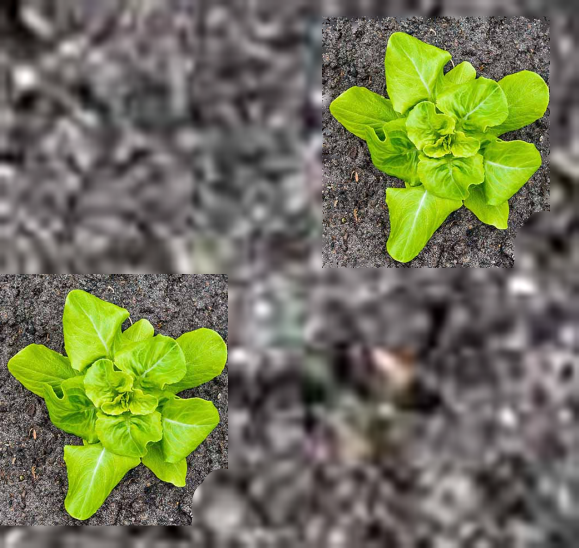
#> input picture img/lettuce_test.png, 1158 x 1096 px (shown at 1/2 size)
$ python main.py
#> lines starting #> are read from the running program, lines starting #| are printed output that depends on the picture; after the words box and inside, x2 and y2 are one past the last pixel; in counts of white or black regions, pixels touching at a corner belong together
### modules/cv_helpers.py
# Helper functions for weed identification subteam

import cv2
import numpy as np
from io import BytesIO, BufferedReader
import copy
from sklearn.cluster import DBSCAN
import matplotlib.pyplot as plt
from math import sqrt


def get_green(orig_img: np.ndarray) -> np.ndarray:
    """
    Given numpy array representation of image, return an image with the green parts isolated.

    Args:
        orig_img: original image in numpy array form (width x height x 3)

    Returns:
        green_areas: numpy array representing the green-isolated image
    """

    # low/high HSV limits
    LOWER_GREEN = np.array([30, 40, 30])
    UPPER_GREEN = np.array([100, 255, 255])

    # Convert the image from BGR to HSV color space
    rgb_image = cv2.cvtColor(orig_img, cv2.COLOR_BGR2HSV)

    # Create a mask to isolate the green areas
    mask = cv2.inRange(rgb_image, LOWER_GREEN, UPPER_GREEN)

    # Apply the mask to the original image
    green_areas = cv2.bitwise_and(orig_img, orig_img, mask=mask)

    return green_areas


def green_to_bnw(green_areas_denoised: np.ndarray) -> np.ndarray:
    # TODO
    # Add docstrings
    glayer = green_areas_denoised[:, :, 1]
    bnw = copy.deepcopy(glayer)
    for i in range(bnw.shape[0]):
        for j in range(bnw.shape[1]):
            if bnw[i, j] > 0:
                bnw[i, j] = 255
    return np.stack((bnw, bnw, bnw), axis=2)

def refactor_to_lower_res(bnw_array: np.ndarray):
    total_pixels = 20000

    frac_x = bnw_array.shape[0]/bnw_array.shape[1]
    new_x = round(sqrt(total_pixels/frac_x))
    new_y = round(new_x * frac_x)
    old_new_img_ratio = bnw_array.shape[0]/new_y
    resized_img = cv2.resize(bnw_array, (new_x, new_y))
    return resized_img, old_new_img_ratio

def binary_to_cartesian(bnw_array: np.ndarray) -> list:
    """
    Given numpy array of 0s and 255s that represent a black and white image (width x height),
    return two lists that have the x and y coordinates of white areas.

    Args:
        colormap: black and white image that only have values [0, 255]

    Returns:
        xys: 2d array that contains [x,y] points of all white areas
    """

    xys = []
    for y, row in enumerate(bnw_array):
        for x, value in enumerate(row):
            if value == 255:
                xys.append([x, abs(y - bnw_array.shape[0])])

    return np.array(xys)


def DBSCAN_clustering(white_points) -> list:
    """
    Given an array with two columns which stores x and y values representing
    white points in the denoised image, return an array where each row
    classifies which cluster a point is in (same amount of rows as the white
    points array)

    PARAMETERS
    ----------
        white_points: list
            arr with each row containing two values representing x and y values

    RETURNS
    -------
        A n by 1 arr
    """
    dbscan_model = DBSCAN(eps=10, min_samples=10, n_jobs=-1)
    dbscan_model.fit(white_points)
    dbscan_result = dbscan_model.fit_predict(white_points)
    return dbscan_result


def find_bounding_boxes(white_points, dbscan_result):
    """
    Find the bounding box for each cluster.

    Parameters:
        white_points (numpy.ndarray): Array of points in the image.
        dbscan_result (numpy.ndarray): Result of DBSCAN clustering algorithm.

    Returns:
        list: List of bounding boxes for each cluster.
    """
    bounding_boxes = []
    for cluster_label in np.unique(dbscan_result):
        cluster_points = white_points[dbscan_result == cluster_label]
        if len(cluster_points) == 0:
            continue  # Skip clusters with no points
        min_x = np.min(cluster_points[:, 0])
        min_y = np.min(cluster_points[:, 1])
        max_x = np.max(cluster_points[:, 0])
        max_y = np.max(cluster_points[:, 1])
        bounding_boxes.append(((min_x, min_y), (max_x, max_y)))
    return bounding_boxes


def find_cluster_centers(white_points, dbscan_result):
    """
    Find the center of each cluster.

    Parameters:
        white_points (numpy.ndarray): Array of points in the image.
        dbscan_result (numpy.ndarray): Result of DBSCAN clustering algorithm.

    Returns:
        list: List of cluster centers.
    """
    cluster_centers = []
    for cluster_label in np.unique(dbscan_result):
        cluster_points = white_points[dbscan_result == cluster_label]
        cluster_center = np.mean(cluster_points, axis=0)
        cluster_centers.append(np.round(cluster_center, 0))
    return cluster_centers


# [38 lines left out: functions plot_boxes, plot_centers, not called in this run]


def return_image_array(box, image, min_size):
    """
    Returns an array of an image defined by the specified bounding box.

    Parameters:
        box (tuple): A tuple containing two tuples representing the coordinates of the top-left and bottom-right corners of the bounding box.
        image (numpy.ndarray): The input image from which the sub-array is extracted.
        min_size (int): Minimum area the bounding box should have for it to be considered a full plant

    Returns:
        numpy.ndarray or None: An array of the image defined by the bounding box. Returns None if the box width or height is non-positive.
    """
    (min_x, min_y), (max_x, max_y) = box

    min_y = abs(min_y - image.shape[0])
    max_y = abs(max_y - image.shape[0])
    box_width = max_x - min_x
    box_height = max_y - min_y
    area = box_width * box_width
    if box_width > 0 or box_height > 0:
        if area > min_size:
            return image[max_y:min_y, min_x:max_x]
        else:
            return None


def arr_to_io_buffered_reader(img_arr):
    """
    Given a numpy arr of an image, return the buffered reader to put into a
    GET request.

    PARAMETERS
    ----------
        img_arr: np.array
            numpy array of image

    RETURNS
    -------
        BufferedReader
    """
    ret, img_encode = cv2.imencode(".jpg", img_arr)
    str_encode = img_encode.tostring()
    img_byteio = BytesIO(str_encode)
    img_byteio.name = "img.jpg"
    reader = BufferedReader(img_byteio)
    return reader

### modules/plantnet_helpers.py
"""
Functions to communicate with the Pl@ntNet API
"""

import requests
import json
from pprint import pprint
import cv2


def API_Initialize(API_Key, Region="all"):
    """
    When provided with a specific API key and Region, will initialize an API endpoint with Pl@ntNet

    Args:

        API_Key (String): The API key being used for the connection.

        Region (String): The region of interest for plant lookup.

    Returns:

        api_endpoint (String): A URL to the API endpoint.
    """
    api_endpoint = f"https://my-api.plantnet.org/v2/identify/{Region}?api-key={API_Key}"
    return api_endpoint


def load_plant_data(img_data, Organ):
    """
    Helper function for Send_API_Request.
    Constructs the json representation of required data to be passed to the Pl@ntNet API.

    Args:

        img_data (img_buffer): An image buffer of image data to be send to the API.

        Organ (list of strings): The plant organ visible for each image being processed.
            Options include "leaf" or "flower".

    Returns:

        data (dict): A dictionary to inform Pl@ntNet's API about the organs visible in data.

        files (list of tuples): A list of formatted image files to be sent to Pl@ntNet API.
    """
    data = {"organs": Organ}
    files = [
        ("images", (img_data)),
    ]
    return data, files


def Send_API_Request(api_endpoint, files, data):
    """
    Sends API request to Pl@ntNet and receives results on the identified plants.

    Args:
        api_endpoint (String): A URL to the API endpoint.

        files (list of tuples): A list of formatted image files to be sent to Pl@ntNet API.

        data (dict): A dictionary to inform Pl@ntNet's API about the organs visible in data.

    Returns:
        json_result (dict): A dictionary in json format containing the result from Pl@ntNet API.
        Includes data on plant's ID (scientific & common name), as well as confidence in the identification
        result.
    """
    req = requests.Request("POST", url=api_endpoint, files=files, data=data)
    prepared = req.prepare()
    s = requests.Session()
    response = s.send(prepared)
    json_result = json.loads(response.text)
    pprint(response)
    return json_result

### main.py
import cv2 as cv
import numpy as np
from sklearn.cluster import DBSCAN
import matplotlib.pyplot as plt
import os
import time
from dotenv import load_dotenv

# Custom helpers
import modules.cv_helpers as ch
import modules.plantnet_helpers as ph

SAFE_PLANTS = ["Lettuce"]

load_dotenv()
endpoint = ph.API_Initialize(os.getenv("KEY"))

# Read in image
image = cv.imread("./img/lettuce_test.png")
#> image is the input picture: shape (1096, 1158, 3); mean B, G, R 86.5, 116.1, 112.6
img_copy = np.copy(image)

# TODO
# video camera trigger
tic = time.perf_counter()
print("Denoise Started")
# Get green areas and remove noise
green_areas = ch.get_green(image)
#> in get_green, `rgb_image = cv2.cvtColor(orig_img, cv2.COLOR_BGR2HSV)`: rgb_image: shape (1096, 1158, 3); mean H, S, V 77.6, 57.2, 121
#> in get_green, `mask = cv2.inRange(rgb_image, LOWER_GREEN, UPPER_GREEN)`:
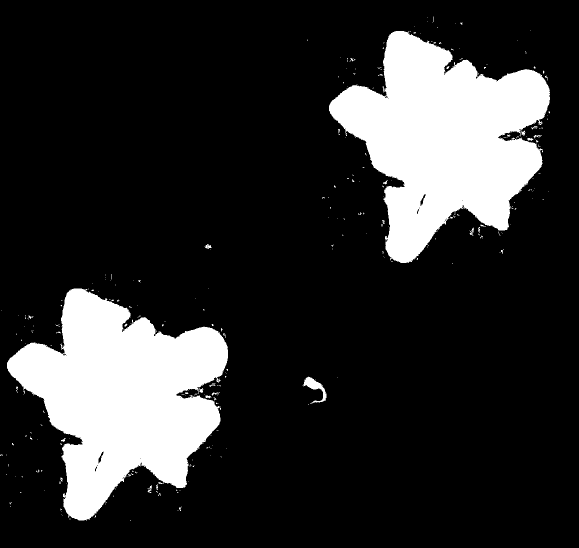
#> mask: shape (1096, 1158) (shown at 1/2 size); 18% white; 327 white regions (299 under 20 px), largest, box (x1, y1, x2, y2) and area: (14, 577, 456, 1041) 112828, (658, 62, 1100, 526) 112809, (607, 753, 652, 808) 819
#> in get_green, `green_areas = cv2.bitwise_and(orig_img, orig_img, mask=mask)`:
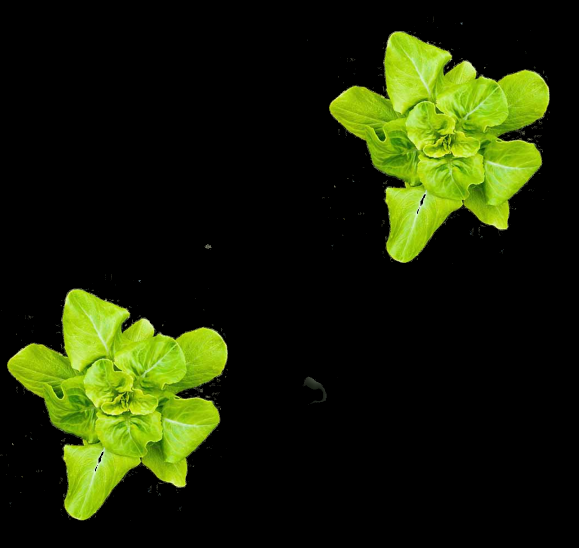
#> green_areas: shape (1096, 1158, 3) (shown at 1/2 size); mean B, G, R 5.2, 34.6, 26.4
bnw_image = ch.green_to_bnw(green_areas)
#> in green_to_bnw, `glayer = green_areas_denoised[:, :, 1]`:
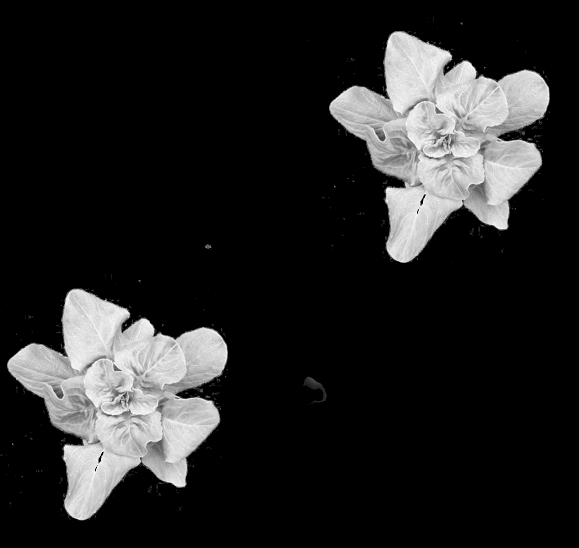
#> glayer: shape (1096, 1158) (shown at 1/2 size); min 0, max 255, mean 34.6

# img_denoised = cv.fastNlMeansDenoisingColored(
#     bnw_image, None, h=100, templateWindowSize=7, searchWindowSize=21
# )
img_denoised = cv.GaussianBlur(bnw_image, (13, 13), 0)
# Convert to binary image to apply clustering algorithm
img_denoised = np.mean(img_denoised, axis=2)
#> img_denoised: shape (1096, 1158) float64
img_denoised[img_denoised > 150] = 255
img_denoised[img_denoised < 150] = 0
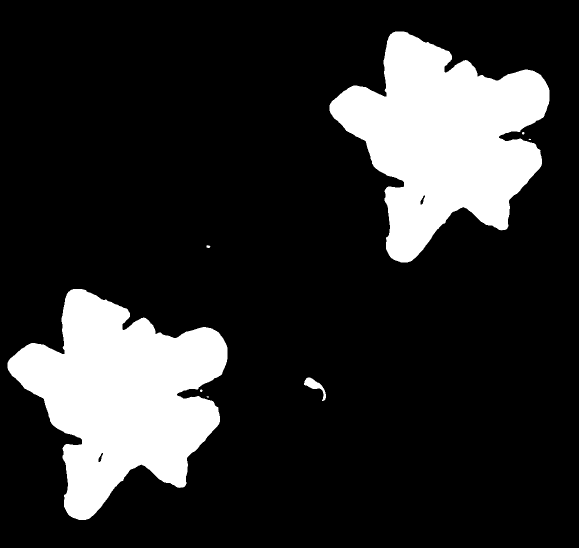
#> img_denoised: shape (1096, 1158) float64 (shown at 1/2 size); min 0, max 255, mean 45.1

# Reduce resolution of image and find white points
low_res_bnw_image, old_new_image_ratio = ch.refactor_to_lower_res(img_denoised)
#> in refactor_to_lower_res, `resized_img = cv2.resize(bnw_array, (new_x, new_y))`:
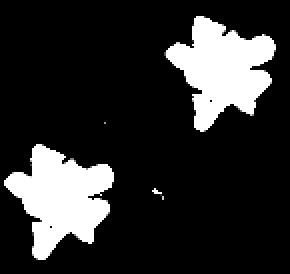
#> resized_img: shape (137, 145) float64 (shown 2 times larger); min 0, max 255, mean 45.1
#> old_new_image_ratio = 8
white_points_low_res = ch.binary_to_cartesian(low_res_bnw_image)
#> the loop in binary_to_cartesian, `for y, row in enumerate(bnw_array):` made 137 passes
#> after the loop in binary_to_cartesian, `for y, row in enumerate(bnw_array):`: xys = 3467 pairs, first value 2 to 137, second value 8 to 129
#> white_points_low_res has the same summary as xys in binary_to_cartesian
white_points = white_points_low_res * old_new_image_ratio
#> white_points = 3467 pairs, first value 16 to 1096, second value 64 to 1032
white_points = white_points.round().astype(int)

toc = time.perf_counter()
print(f"Denoise Complete: {toc-tic:0.4f} seconds, Starting Clustering")
tic = time.perf_counter()
# ----- Perform DBscan -------
clusters = ch.DBSCAN_clustering(white_points_low_res)
#> in DBSCAN_clustering, `dbscan_result = dbscan_model.fit_predict(white_points)`: dbscan_result = 3467 values, max 1 at index 1728, min -1 at index 2466, mean 0.497
#> clusters has the same summary as dbscan_result in DBSCAN_clustering
toc = time.perf_counter()
print(f"Clustering Complete: {toc-tic:0.4f} seconds, Starting Bbox Locating")
# Find bbox and center points
tic = time.perf_counter()
bboxes = [(bbox[0], bbox[1]) for bbox in ch.find_bounding_boxes(white_points, clusters)]
#> the loop in find_bounding_boxes, `for cluster_label in np.unique(dbscan_result):` made 3 passes
#> (min_x, min_y, max_x, max_y) on passes 1 to 3: (608, 328, 640, 344), (664, 576, 1096, 1032), (16, 64, 448, 520)
#> after the loop in find_bounding_boxes, `for cluster_label in np.unique(dbscan_result):`: bounding_boxes = [((608, 328), (640, 344)), ((664, 576), (1096, 1032)), ((16, 64), (448, 520))]
#> bboxes has the same summary as bounding_boxes in find_bounding_boxes
centers = [center for center in ch.find_cluster_centers(white_points, clusters)]
#> the loop in find_cluster_centers, `for cluster_label in np.unique(dbscan_result):` made 3 passes
#> cluster_center on passes 1 to 3: [622, 333], [885.4, 821.7], [240.9, 307]
#> after the loop in find_cluster_centers, `for cluster_label in np.unique(dbscan_result):`: cluster_centers = [[622, 333], [885, 822], [241, 307]]
#> centers = [[622, 333], [885, 822], [241, 307]]
toc = time.perf_counter()
print(f"Bounding Boxes Located: {toc-tic:0.4f} seconds, Starting API Request")
# Iterate through bbox list, call GET request on plantnet
print("Requesting Pl@ntNet API")
tic = time.perf_counter()
for bbox in bboxes:
    segmented_img = ch.return_image_array(bbox, img_copy, min_size=10000)
    if segmented_img is None:
        print("plant not found")
    else:
        img_buffer = ch.arr_to_io_buffered_reader(segmented_img)
        data, files = ph.load_plant_data(img_buffer, Organ=["leaf"])
#> (the run stopped early here; a loop or call above may not have finished)

$ run again, with img/img1.png copied over img/lettuce_test.png
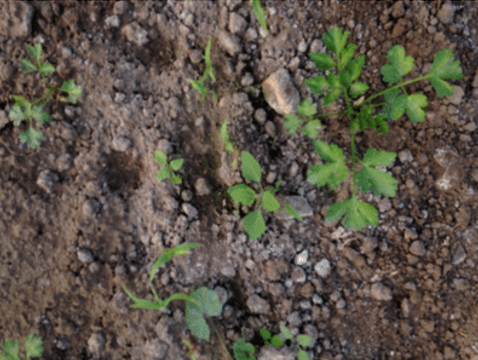
#> input picture img/img1.png, 478 x 360 px
#> image is the input picture: shape (360, 478, 3); mean B, G, R 73.1, 84.4, 91.7
#> rgb_image: shape (360, 478, 3); mean H, S, V 40.1, 60.9, 95.8
#> in get_green, `mask = cv2.inRange(rgb_image, LOWER_GREEN, UPPER_GREEN)`:
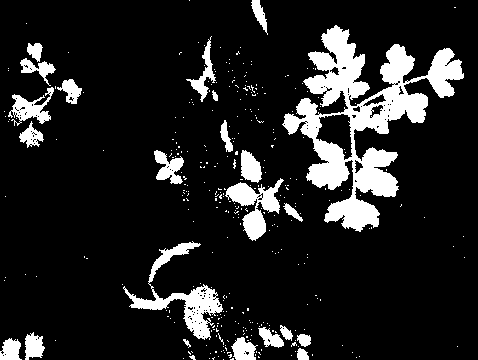
#> mask: shape (360, 478); 13.3% white; 344 white regions (320 under 20 px), largest, box (x1, y1, x2, y2) and area: (282, 25, 464, 232) 12462, (123, 241, 223, 340) 2298, (225, 178, 284, 241) 1484
#> old_new_image_ratio = 2.93
#> the loop in binary_to_cartesian, `for y, row in enumerate(bnw_array):` made 123 passes
#> after the loop in binary_to_cartesian, `for y, row in enumerate(bnw_array):`: xys = 2024 pairs, first value 0 to 157, second value 1 to 123
#> white_points_low_res has the same summary as xys in binary_to_cartesian
#> `white_points = white_points_low_res * old_new_image_ratio`: white_points = 2024 pairs, first value 0 to 459.5, second value 2.93 to 360
#> `white_points = white_points.round().astype(int)`: white_points = 2024 pairs, first value 0 to 460, second value 3 to 360
#> dbscan_result = 2024 values, max 9 at index 1881, min 0 at index 0, mean 2.62
#> clusters has the same summary as dbscan_result in DBSCAN_clustering
#> the loop in find_bounding_boxes, `for cluster_label in np.unique(dbscan_result):` made 10 passes
#> (min_x, min_y, max_x, max_y) on passes 1 to 8: (252, 337, 263, 360), (284, 135, 460, 334), (15, 220, 76, 316), (193, 266, 211, 313), (222, 126, 293, 234), (155, 181, 179, 208), (152, 91, 190, 117), (132, 26, 217, 73)
#> after the loop in find_bounding_boxes, `for cluster_label in np.unique(dbscan_result):`: bounding_boxes = [((252, 337), (263, 360)), ((284, 135), (460, 334)), ((15, 220), (76, 316)), ((193, 266), (211, 313)), ((222, 126), (293, 234)), ((155, 181), (179, 208)), ((152, 91), (190, 117)), ((132, 26), (217, 73)), ((234, 3), (307, 32)), ((0, 3), (38, 23))]
#> bboxes has the same summary as bounding_boxes in find_bounding_boxes
#> the loop in find_cluster_centers, `for cluster_label in np.unique(dbscan_result):` made 10 passes
#> cluster_center on passes 1 to 8: [257.1, 348.9], [362.3, 242.5], [37.76, 263.1], [202.5, 285.6], [251.4, 167.2], [167.7, 193.4], [170.5, 106.8], [188.2, 53.06]
#> after the loop in find_cluster_centers, `for cluster_label in np.unique(dbscan_result):`: cluster_centers = [[257, 349], [362, 242], [38, 263], [202, 286], [251, 167], [168, 193], [170, 107], [188, 53], [264, 16], [20, 12]]
#> centers has the same summary as cluster_centers in find_cluster_centers

$ run again, with img/test2.jpg saved as img/lettuce_test.png
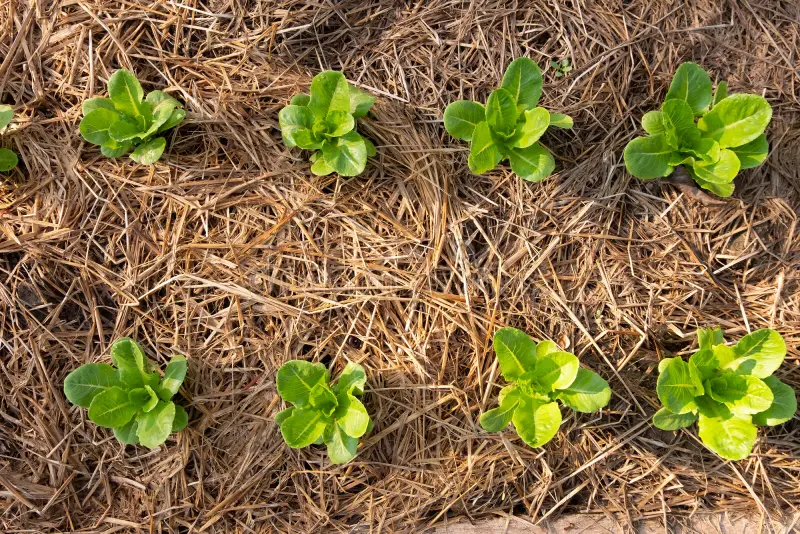
#> input picture img/test2.jpg, 800 x 534 px
#> image is the input picture: shape (534, 800, 3); mean B, G, R 67.1, 110, 131.9
#> rgb_image: shape (534, 800, 3); mean H, S, V 17.7, 141.6, 137.1
#> in get_green, `mask = cv2.inRange(rgb_image, LOWER_GREEN, UPPER_GREEN)`:
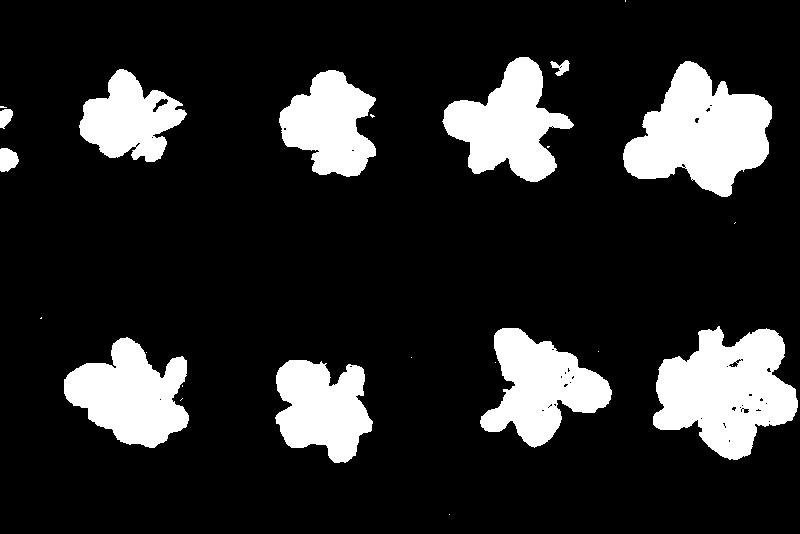
#> mask: shape (534, 800); 16.5% white; 25 white regions (14 under 20 px), largest, box (x1, y1, x2, y2) and area: (653, 326, 798, 460) 12351, (623, 61, 772, 197) 12003, (64, 337, 189, 448) 8523
#> old_new_image_ratio = 4.64
#> the loop in binary_to_cartesian, `for y, row in enumerate(bnw_array):` made 115 passes
#> after the loop in binary_to_cartesian, `for y, row in enumerate(bnw_array):`: xys = 3071 pairs, first value 0 to 171, second value 17 to 102
#> white_points_low_res has the same summary as xys in binary_to_cartesian
#> `white_points = white_points_low_res * old_new_image_ratio`: white_points = 3071 pairs, first value 0 to 794, second value 78.94 to 473.6
#> `white_points = white_points.round().astype(int)`: white_points = 3071 pairs, first value 0 to 794, second value 79 to 474
#> dbscan_result = 3071 values, max 8 at index 1703, min 0 at index 0, mean 3.98
#> clusters has the same summary as dbscan_result in DBSCAN_clustering
#> the loop in find_bounding_boxes, `for cluster_label in np.unique(dbscan_result):` made 9 passes
#> (min_x, min_y, max_x, max_y) on passes 1 to 8: (446, 358, 567, 474), (627, 344, 771, 474), (79, 376, 181, 464), (283, 362, 371, 464), (0, 367, 14, 423), (483, 93, 608, 204), (659, 79, 794, 204), (65, 93, 186, 195)
#> after the loop in find_bounding_boxes, `for cluster_label in np.unique(dbscan_result):`: bounding_boxes = [((446, 358), (567, 474)), ((627, 344), (771, 474)), ((79, 376), (181, 464)), ((283, 362), (371, 464)), ((0, 367), (14, 423)), ((483, 93), (608, 204)), ((659, 79), (794, 204)), ((65, 93), (186, 195)), ((279, 79), (367, 172))]
#> bboxes has the same summary as bounding_boxes in find_bounding_boxes
#> the loop in find_cluster_centers, `for cluster_label in np.unique(dbscan_result):` made 9 passes
#> cluster_center on passes 1 to 8: [508.5, 411.9], [702.4, 402.8], [127.6, 417], [329.2, 411.5], [4.5, 387], [541.1, 148.7], [727.2, 145.4], [128.7, 140.8]
#> after the loop in find_cluster_centers, `for cluster_label in np.unique(dbscan_result):`: cluster_centers = [[509, 412], [702, 403], [128, 417], [329, 411], [4, 387], [541, 149], [727, 145], [129, 141], [321, 128]]
#> centers has the same summary as cluster_centers in find_cluster_centers
